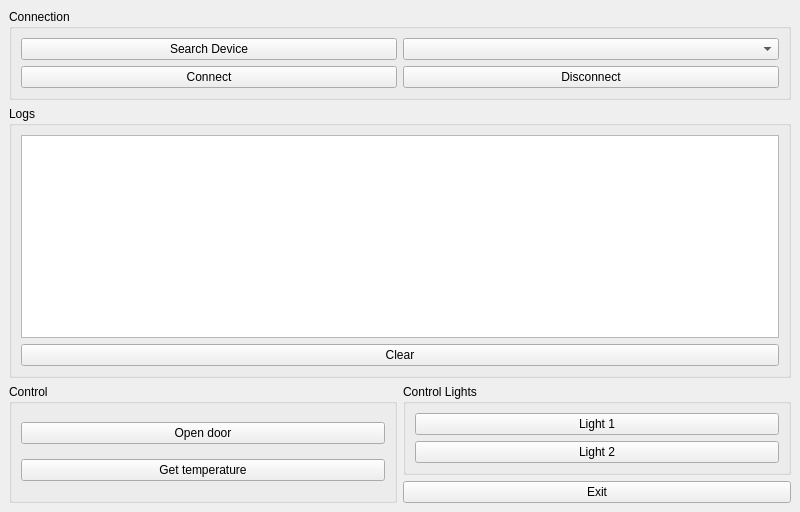
<?xml version="1.0" encoding="UTF-8"?>
<ui version="4.0">
 <class>MainWindow</class>
 <widget class="QMainWindow" name="MainWindow">
  <property name="geometry">
   <rect>
    <x>0</x>
    <y>0</y>
    <width>800</width>
    <height>512</height>
   </rect>
  </property>
  <property name="windowTitle">
   <string>MainWindow</string>
  </property>
  <widget class="QWidget" name="centralwidget">
   <layout class="QGridLayout" name="gridLayout_4">
    <item row="4" column="1">
     <widget class="QPushButton" name="pushButtonExit">
      <property name="text">
       <string>Exit</string>
      </property>
     </widget>
    </item>
    <item row="2" column="1" rowspan="2">
     <widget class="QGroupBox" name="groupBox_4">
      <property name="title">
       <string>Control Lights</string>
      </property>
      <layout class="QGridLayout" name="gridLayout_5">
       <item row="0" column="0">
        <widget class="QPushButton" name="pushButtonLight1">
         <property name="text">
          <string>Light 1</string>
         </property>
        </widget>
       </item>
       <item row="1" column="0">
        <widget class="QPushButton" name="pushButtonLight2">
         <property name="text">
          <string>Light 2</string>
         </property>
        </widget>
       </item>
      </layout>
     </widget>
    </item>
    <item row="2" column="0" rowspan="3">
     <widget class="QGroupBox" name="groupBox_3">
      <property name="title">
       <string>Control</string>
      </property>
      <layout class="QGridLayout" name="gridLayout_3">
       <item row="0" column="0">
        <widget class="QPushButton" name="pushButtonOpen">
         <property name="text">
          <string>Open door</string>
         </property>
        </widget>
       </item>
       <item row="1" column="0">
        <widget class="QPushButton" name="pushButtonGetTemperature">
         <property name="text">
          <string>Get temperature</string>
         </property>
        </widget>
       </item>
      </layout>
     </widget>
    </item>
    <item row="1" column="0" colspan="2">
     <widget class="QGroupBox" name="groupBox_2">
      <property name="title">
       <string>Logs</string>
      </property>
      <layout class="QGridLayout" name="gridLayout_2">
       <item row="0" column="0">
        <widget class="QTextEdit" name="textEditLogs"/>
       </item>
       <item row="1" column="0">
        <widget class="QPushButton" name="pushButtonClear">
         <property name="text">
          <string>Clear</string>
         </property>
        </widget>
       </item>
      </layout>
     </widget>
    </item>
    <item row="0" column="0" colspan="2">
     <widget class="QGroupBox" name="groupBox">
      <property name="title">
       <string>Connection</string>
      </property>
      <layout class="QGridLayout" name="gridLayout">
       <item row="2" column="1">
        <widget class="QPushButton" name="pushButtonDisconnect">
         <property name="text">
          <string>Disconnect</string>
         </property>
        </widget>
       </item>
       <item row="2" column="0">
        <widget class="QPushButton" name="pushButtonConnect">
         <property name="text">
          <string>Connect</string>
         </property>
        </widget>
       </item>
       <item row="1" column="0">
        <widget class="QPushButton" name="pushButtonSearch">
         <property name="text">
          <string>Search Device</string>
         </property>
        </widget>
       </item>
       <item row="1" column="1">
        <widget class="QComboBox" name="comboBoxDevices"/>
       </item>
      </layout>
     </widget>
    </item>
   </layout>
  </widget>
 </widget>
 <resources/>
 <connections>
  <connection>
   <sender>pushButtonClear</sender>
   <signal>clicked()</signal>
   <receiver>textEditLogs</receiver>
   <slot>clear()</slot>
   <hints>
    <hint type="sourcelabel">
     <x>410</x>
     <y>386</y>
    </hint>
    <hint type="destinationlabel">
     <x>410</x>
     <y>361</y>
    </hint>
   </hints>
  </connection>
  <connection>
   <sender>pushButtonExit</sender>
   <signal>clicked()</signal>
   <receiver>MainWindow</receiver>
   <slot>close()</slot>
   <hints>
    <hint type="sourcelabel">
     <x>422</x>
     <y>489</y>
    </hint>
    <hint type="destinationlabel">
     <x>385</x>
     <y>482</y>
    </hint>
   </hints>
  </connection>
 </connections>
</ui>
